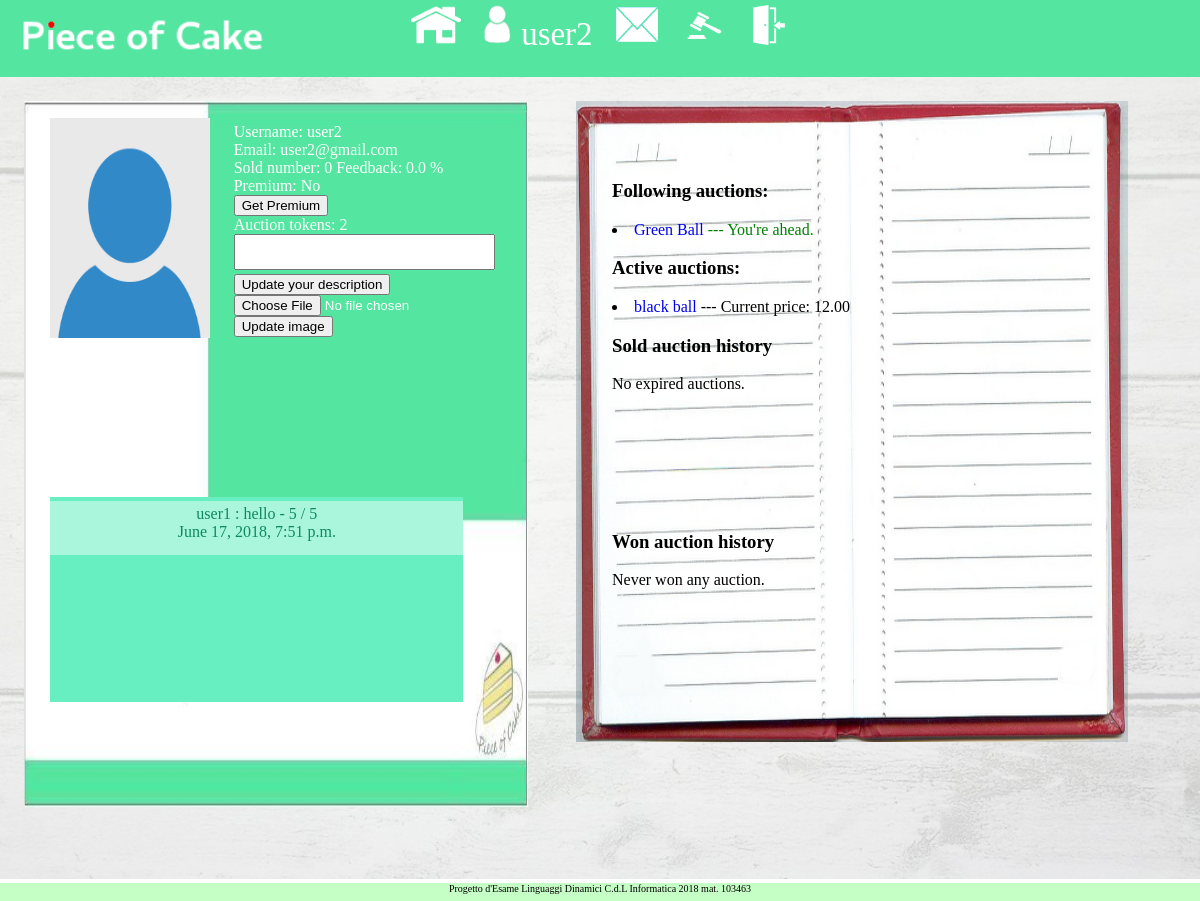
/webauction/accounts/profile/user2 (signed in), run on an earlier commit of the app's database.
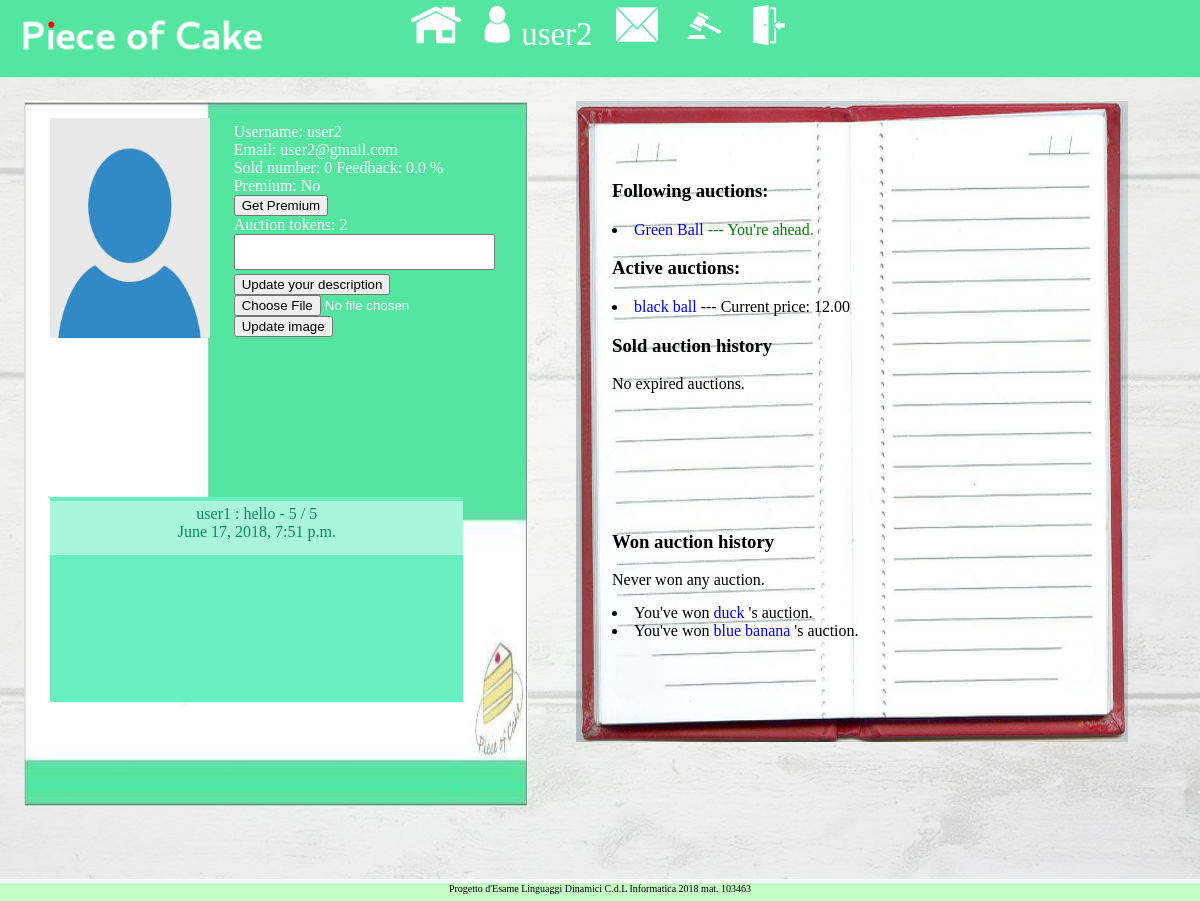
And on a later commit of the database.
### webauction/models.py (models this page shows, shortened)
class Vote(models.Model):
    sender = models.ForeignKey(User, related_name="vote_sender", on_delete=models.CASCADE)
    receiver = models.ForeignKey(User, related_name="vote_receiver", on_delete=models.CASCADE)
    message = models.CharField(max_length=1000, blank=False)
    datetime = models.DateTimeField(auto_now_add=True)
    rating = models.SmallIntegerField(validators=[MaxValueValidator(5), MinValueValidator(1)])

class FollowedAuction(models.Model):
    auction = models.ForeignKey(Auction, on_delete=models.CASCADE)
    isActive = models.BooleanField(default=True)
    follower = models.ForeignKey(User, related_name='follower', on_delete=models.CASCADE)
    outBiddedBy = models.ForeignKey(User, related_name='outBiddedBy',
                blank=True, null=True, default=None)
    class Meta:
        unique_together=(('auction','follower'))

class Auction(models.Model):
    seller = models.ForeignKey(User, related_name="seller", on_delete=models.CASCADE)
    title = models.CharField(max_length=100)
    image = models.ImageField(upload_to='auction_img/%Y/%m/%d/')
    description = models.CharField(max_length=5000)
    pub_date = models.DateTimeField(auto_now_add=True)
    expire_date = models.DateTimeField(default=datetime.datetime.now)
    min_price = models.DecimalField(max_digits=10, default=0, decimal_places=2)
    min_bid = models.DecimalField(max_digits=10, default=MIN_BID(), decimal_places=2)
    bid_count = models.IntegerField(default=0)
    last_bid_user = models.ForeignKey(User, null=True, related_name="last_bid_user", \
            on_delete=models.CASCADE)
    current_price = models.DecimalField(max_digits=10, default=0, decimal_places=2)
    active = models.BooleanField(default=True)
    category = models.CharField(max_length=50, default=('OT','Other'),
                                choices=CATEGORY_CHOICES)

### webauction/views.py (the view, shortened to what this page needs)
# urls.py: url(r'^accounts/profile/(?P<searched_username>.*)$', views.profile, name='profile'),
def profile(request, searched_username):
    if searched_username == '':
        searchedUser = request.user
    else:
        searchedUser = get_object_or_404(User, username=searched_username)
    userProfile = get_object_or_404(UserProfile, user=searchedUser)
    active_auction_list = Auction.objects.filter(Q(seller__exact=searchedUser),Q(active__exact=True))
    friendRequests_forward = FriendRequest.objects.filter(
                    Q(friend_of__exact=request.user))
    friendRequests_backward = FriendRequest.objects.filter(
                    Q(friend__exact=request.user))
    friends_forward = [ friendrequest.friend for friendrequest in friendRequests_forward ]
    friends_backward = [ friendrequest.friend_of for friendrequest in friendRequests_backward ]
    requestIsSent = False
    requestIsSentBack = False
    if searchedUser in friends_forward:
        requestIsSent = True
    if searchedUser in friends_backward:
        requestIsSentBack = True
    voteAlreadyExists = False
    existingVote = Vote.objects.filter(receiver=userProfile.user, sender=request.user)
    if len(existingVote) != 0:
        voteAlreadyExists = True
    sold_auction = Auction.objects.filter(Q(seller__exact=userProfile.user), Q(active__exact=False),
        ~Q(last_bid_user__exact=None))
    now = timezone.localtime(timezone.now())
    sorted_sold_auction = sorted(sold_auction, \
        key=lambda x: (now-x.pub_date).total_seconds() , reverse=False)
    chart_expired = get_pool(sold_auction)
    chart_won = []
    if userProfile.user == request.user:
        won_auction = Auction.objects.filter(last_bid_user__exact=request.user, active__exact=False)
        now = timezone.localtime(timezone.now())
        sorted_won_auction = sorted(won_auction, \
            key=lambda x: (now-x.pub_date).total_seconds() , reverse=False)
        chart_won = get_pool(won_auction)
    context = {}
    context['userProfile'] = userProfile
    context['alreadySentForward'] = requestIsSent
    context['alreadySentBack'] = requestIsSentBack
    context['activeAuctions'] = active_auction_list
    context['sorted_sold_auction'] = sorted_sold_auction
    context['sold_auction_history'] = chart_expired
    context['sorted_won_auction'] = sorted_won_auction
    context['won_auction_history'] = chart_won
    all_votes = Vote.objects.filter(receiver__exact=userProfile.user)
    now = timezone.localtime(timezone.now())
    all_votes_sorted = sorted(all_votes,
        key=lambda x: (now-x.datetime).total_seconds(), reverse=False)
    context['all_votes'] = all_votes_sorted
    followedAuctions = FollowedAuction.objects.filter(
        Q(follower__exact=request.user), Q(isActive__exact=True))
    context['followedAuctions'] = followedAuctions
    if request.method == 'GET':
        return render(request, 'webauction/profile.html', context)

### webauction/views.py (called while the page is built)
def get_pool(auctions):
    len_sold_auction = len(auctions)
    if len_sold_auction == 0:
        return
    ds = DataPool(
        series = [
            {
            'options': {'source': auctions},
            'terms':   ['expire_date','current_price']
            }
        ]
    )
    chrt = Chart(
        datasource = ds,
        series_options = [
            {
            'options':{'type':'line', 'stacking':False},
            'terms':{'expire_date': ['current_price']}
            }
        ],
        chart_options = {
            'title': {'text':''},
            'xAxis': {
                'title': {'text':'Data'}
            }
        }
    )
    return chrt

### webauction/templates/webauction/profile.html (shortened to what this page needs)
{% extends 'top_bar_base_template.html' %}
{% block body %}
<div id=profile>
    <div id=upper>
    <div id=profile_picture>
        <img src={{ userProfile.profile_pic.url }} style='height:220px; width:160px;'>
    </div>
    <div id=profile_data>
        Username: {{ userProfile.user.username }} <br>
        Email: {{ userProfile.user.email }} <br>
        Sold number: {{ userProfile.sold_auction }}
        Feedback: {{ userProfile.feedback }} % <br>
        {% if request.user == userProfile.user %}
            Premium:
            {% if not userProfile.premium %}
                No
                <form method='POST'>
                    <input type='submit' name='get_premium' value='Get Premium'>
                </form>
                Auction tokens: {{ userProfile.auction_count}}
            {% else %}
                Yes
            {% endif %}
        {% endif %}
        {% if request.user == userProfile.user %}
            <textarea style='resize:none; background-color:c6edab; overflow-y:scroll'
                rows=2 cols=30 name='description' form='desc_form'>
                {{ userProfile.description }}
            </textarea>
            <form id='desc_form' method='POST'>
                <input type='submit' name='update_desc' value='Update your description'>
            </form>
        {% else %}
            Descrizione: <br>
                {{ request.user.descrizione}} <br>
        {% endif %}
        {% if request.user == userProfile.user %}
            <form enctype="multipart/form-data" method='POST'>
                <input type='file' accept='.png, .jpg, .jpeg' name='update_pic' required/> <br>
                <input type='submit' name='update_img' value='Update image'>
            </form>
        {% endif %}
    </div>
    </div>
    <div id=lower>
        <div id=all_votes>
        {% for vote in all_votes %}
            <div>
                {{ vote.sender }} : {{ vote.message }} - {{ vote.rating }} / 5 <br>
                {{ vote.datetime }}
            </div>
        {% endfor %}
        </div>
    </div>
</div>
<div id=container_auction_data>
<div id=auction_data>
        <h3> Following auctions: </h3>
        {% for followed in followedAuctions %}
            <li>
                <a href='{% url 'webauction:detail' followed.auction.id %}'>
                    {{ followed.auction.title }}
                </a>
                {% if followed.outBiddedBy == None %}
                <span style='color:green'>    --- You're ahead. </span>
                {% else %}
                <span style='color:red'>   --- Out bidded by {{ followed.outBiddedBy }} </span>
                {% endif %}
            </li>
        {% endfor %}
        <h3> Active auctions: </h3>
        {% for auction in activeAuctions %}
            <li>
                <a href='{% url 'webauction:detail' auction.id %}'>
                    {{ auction.title }}
                </a>
                --- Current price: {{ auction.current_price }}
            </li>
        {% endfor %}
        <h3> Sold auction history </h3>
        {% if sold_auction_history %}
            {% load chartit %}
        {% else %}
            No expired auctions.
        {% endif %}
        <div class="history">
        </div>
        <h3> Won auction history </h3>
        {% if request.user == userProfile.user %}
            {% if won_auction_history %}
                <div id='won_auction_chart'>
                    {{ won_auction_history|load_charts:"won_auction_chart" }}
                </div>
            {% else %}
                Never won any auction.
            {% endif %}
        {% endif %}
        <div class="history">
            {% for auction in sorted_won_auction %}
            <li>
                You've won <a href='{% url 'webauction:detail' auction.id %}'>
                    {{ auction.title }}
                </a> 's auction.
            </li>
            {% endfor %}
        </div>
</div>
</div>
{% endblock %}

What changed in the data, as far as the page shows it:
added Auction: title "duck", shown under "Won auction history"
added Auction: title "blue banana", shown under "Won auction history"
